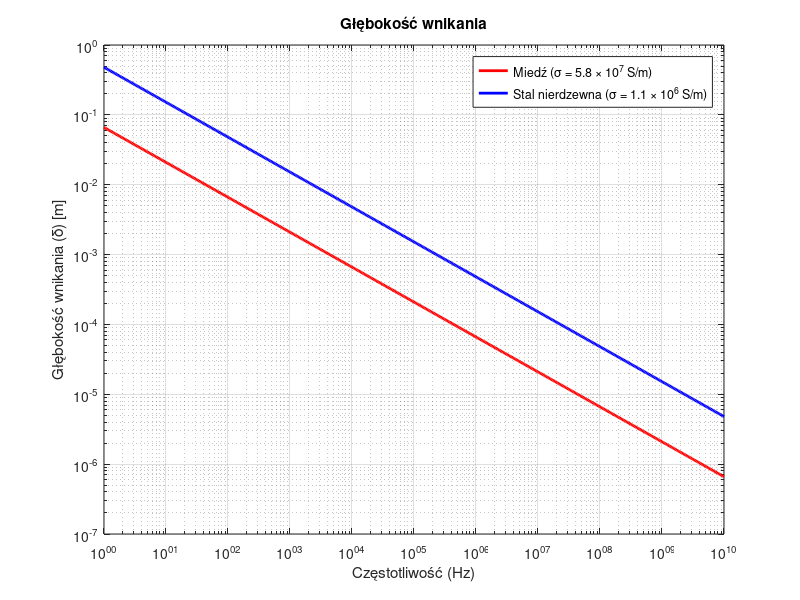

Reproduce this figure in MATLAB.
% Zdefiniowanie parametrów
sigmam = 5.8e7; % Przewodność miedzi w S/m
sigmas = 1.1e6; % Przewodność stali nierdzewnej w S/m
mi = 4 * pi * 1e-7; % Przenikalność magnetyczna w H/m

% Zakres częstotliwości
f = logspace(0, 10, 500); % Od 1 Hz do 10 GHz

% Obliczenie głębokości wnikania
deltam = 1 ./ sqrt(pi * f * mi * sigmam);
deltas = 1 ./ sqrt(pi * f * mi * sigmas);

% Wykres
figure
loglog(f, deltam, 'r', 'LineWidth', 2)
hold on
loglog(f, deltas, 'b', 'LineWidth', 2)
xlabel('Częstotliwość (Hz)')
ylabel('Głębokość wnikania (\delta) [m]')
title('Głębokość wnikania')
grid on
legend('Miedź (\sigma = 5.8 \times 10^7 S/m)', 'Stal nierdzewna (\sigma = 1.1 \times 10^6 S/m)')